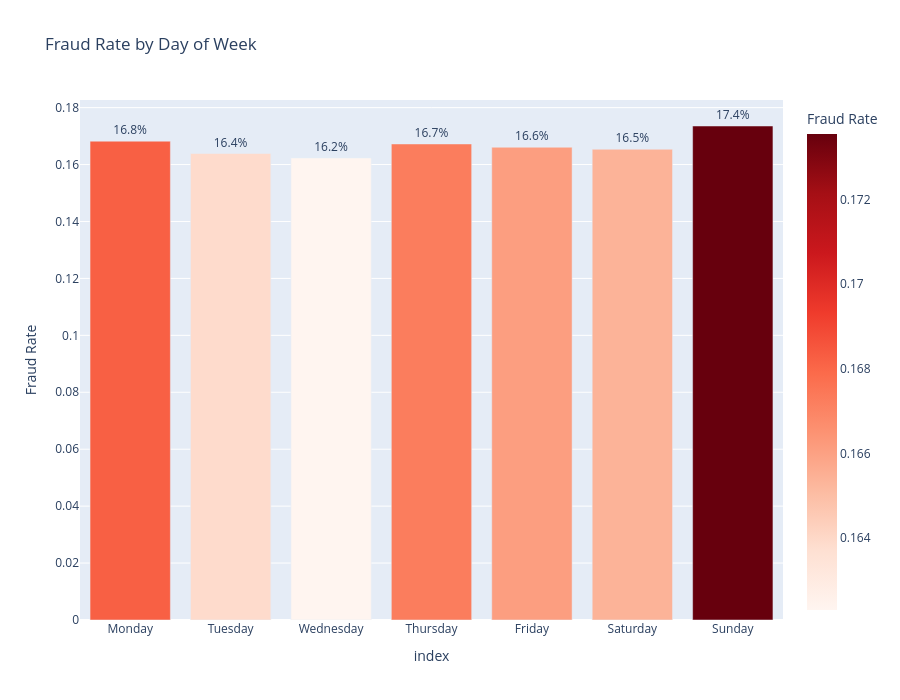

Notebook cell for this chart:
### Code cell
# Fraud by day of week
days = ['Monday', 'Tuesday', 'Wednesday', 'Thursday', 'Friday', 'Saturday', 'Sunday']
daily_fraud = synthetic_df.groupby('transaction_day_of_week')['is_fraudulent'].agg(['sum', 'count', 'mean'])
daily_fraud.index = [days[i] for i in daily_fraud.index]

fig = px.bar(
    daily_fraud.reset_index(),
    x='index',
    y='mean',
    title='Fraud Rate by Day of Week',
    labels={'mean': 'Fraud Rate', 'transaction_day_of_week': 'Day'},
    text='mean',
    color='mean',
    color_continuous_scale='Reds',
    height=700
)

fig.update_traces(texttemplate='%{text:.1%}', textposition='outside')
fig.show()

### Figure 1 — Plotly figure (JSON) as saved in the notebook; plotly's stock layout.template omitted (floating-point values rounded to 4 significant figures)
{"data": [{"hovertemplate": "index=%{x}<br>Fraud Rate=%{marker.color}<extra></extra>", "legendgroup": "", "marker": {"color": [0.1682, 0.1639, 0.1623, 0.1672, 0.1661, 0.1654, 0.1735], "coloraxis": "coloraxis", "pattern": {"shape": ""}}, "name": "", "orientation": "v", "showlegend": false, "text": [0.1682, 0.1639, 0.1623, 0.1672, 0.1661, 0.1654, 0.1735], "textposition": "outside", "texttemplate": "%{text:.1%}", "type": "bar", "x": ["Monday", "Tuesday", "Wednesday", "Thursday", "Friday", "Saturday", "Sunday"], "xaxis": "x", "y": [0.1682, 0.1639, 0.1623, 0.1672, 0.1661, 0.1654, 0.1735], "yaxis": "y"}], "layout": {"barmode": "relative", "coloraxis": {"colorbar": {"title": {"text": "Fraud Rate"}}, "colorscale": [[0, "rgb(255,245,240)"], [0.125, "rgb(254,224,210)"], [0.25, "rgb(252,187,161)"], [0.375, "rgb(252,146,114)"], [0.5, "rgb(251,106,74)"], [0.625, "rgb(239,59,44)"], [0.75, "rgb(203,24,29)"], [0.875, "rgb(165,15,21)"], [1, "rgb(103,0,13)"]]}, "height": 700, "legend": {"tracegroupgap": 0}, "title": {"text": "Fraud Rate by Day of Week"}, "xaxis": {"anchor": "y", "domain": [0, 1], "title": {"text": "index"}}, "yaxis": {"anchor": "x", "domain": [0, 1], "title": {"text": "Fraud Rate"}}}}
